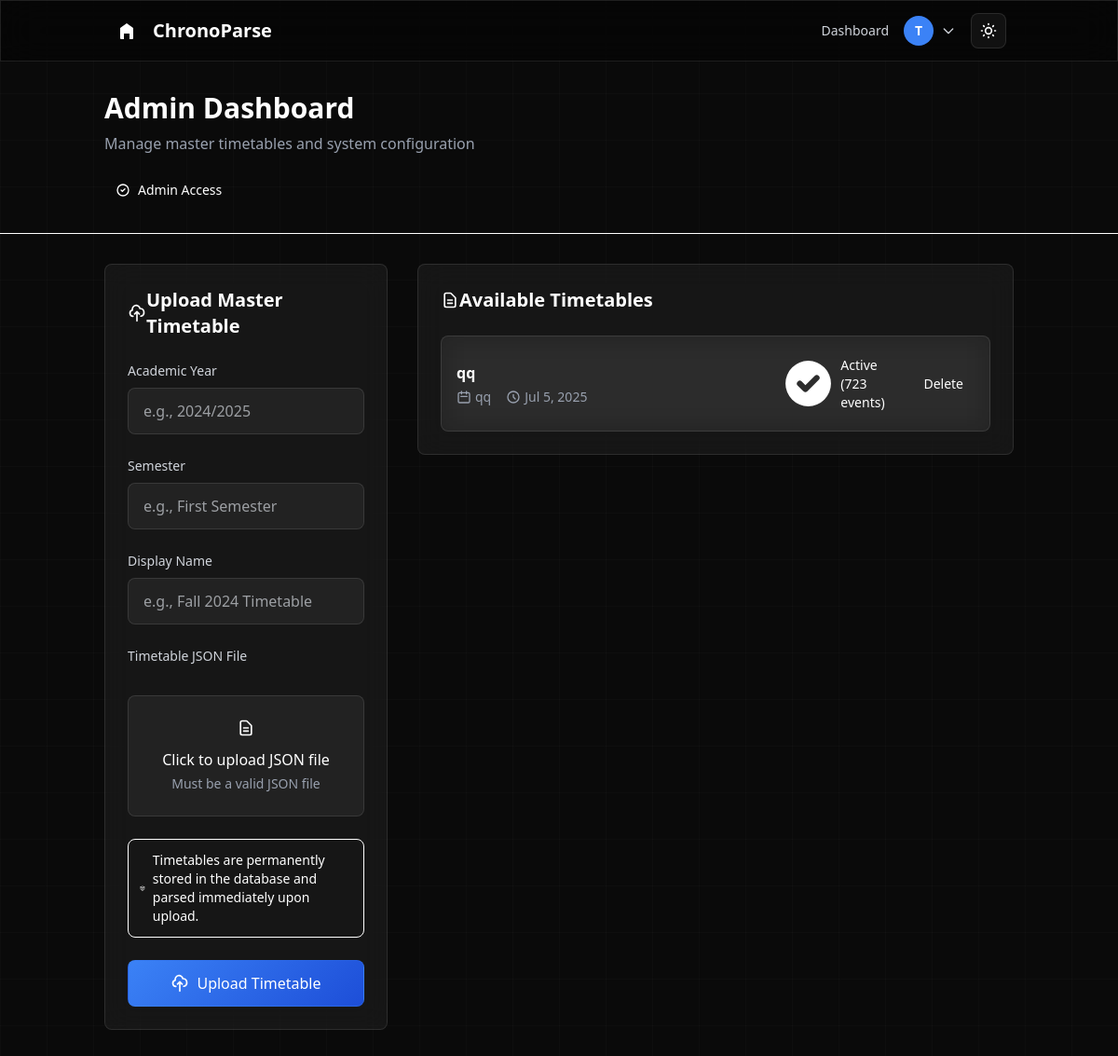
The page /dashboard/admin (signed in) on the database its author committed.
### core/models.py (models this page shows, shortened)
class User(AbstractUser):
    STUDENT = 'student'
    TEACHER = 'teacher'
    STAFF = 'staff'
    OTHER = 'other'
    ROLE_CHOICES = [
        (STUDENT, 'Student'),
        (TEACHER, 'Teacher'),
        (STAFF, 'Staff'),
        (OTHER, 'Other'),
    ]
    role = models.CharField(
        max_length=20,
        choices=ROLE_CHOICES,
        default=STUDENT,
        help_text="User role in the institution"
    )

class TimetableSource(models.Model):
    PROCESSING = 'PROCESSING'
    COMPLETED = 'COMPLETED'
    FAILED = 'FAILED'
    STATUS_CHOICES = [
        (PROCESSING, 'Processing'),
        (COMPLETED, 'Completed'),
        (FAILED, 'Failed'),
    ]
    academic_year = models.CharField(max_length=10)
    semester = models.CharField(max_length=20)
    display_name = models.CharField(max_length=255)
    source_json = models.FileField(upload_to='master_timetables/')
    uploader = models.ForeignKey(User, on_delete=models.CASCADE)
    created_at = models.DateTimeField(auto_now_add=True)
    status = models.CharField(
        max_length=10, choices=STATUS_CHOICES, default=PROCESSING)
    events_parsed = models.BooleanField(default=False)
    total_events = models.IntegerField(default=0)

### core/views.py (the view, shortened to what this page needs)
# urls.py: path('dashboard/admin', AdminDashboardView.as_view(), name='admin_dashboard'),
class AdminDashboardView(LoginRequiredMixin, View):
    def get(self, request):
        form = TimetableSourceForm()
        timetables = TimetableSource.objects.all().order_by('-created_at')
        return render(request, 'core/admin_dashboard.html', {'form': form, 'timetables': timetables})

### core/templates/core/admin_dashboard.html (shortened to what this page needs)
{% extends "theme/base.html" %}
{% block content %}
<div class="min-h-screen">
    <div class="border-b border-white/10 bg-black/20 backdrop-blur-sm">
        <div class="container mx-auto px-6 py-8">
            <div class="flex flex-col lg:flex-row lg:items-center lg:justify-between">
                <div class="mb-6 lg:mb-0">
                    <h1 class="text-3xl font-semibold text-white mb-2">
                        Admin Dashboard
                    </h1>
                    <p class="text-gray-400">
                        Manage master timetables and system configuration
                    </p>
                </div>
                <div class="flex items-center space-x-4">
                    <div class="inline-flex items-center px-3 py-1 rounded-lg bg-green-500/20 text-green-300 text-sm font-medium">
                        <svg class="w-4 h-4 mr-2" fill="none" stroke="currentColor" viewBox="0 0 24 24">
                            <path stroke-linecap="round" stroke-linejoin="round" stroke-width="2" d="M9 12l2 2 4-4m6 2a9 9 0 11-18 0 9 9 0 0118 0z"></path>
                        </svg>
                        Admin Access
                    </div>
                </div>
            </div>
        </div>
    </div>
    <div class="container mx-auto px-6 py-8">
        <div class="grid grid-cols-1 lg:grid-cols-3 gap-8">
            <div class="lg:col-span-1">
                <div class="glass-card p-6 rounded-lg card-hover fade-in">
                    <div class="flex items-center mb-6">
                        <div class="w-10 h-10 bg-blue-500/20 rounded-lg flex items-center justify-center mr-4">
                            <svg class="w-5 h-5 text-blue-400" fill="none" stroke="currentColor" viewBox="0 0 24 24">
                                <path stroke-linecap="round" stroke-linejoin="round" stroke-width="2" d="M7 16a4 4 0 01-.88-7.903A5 5 0 1115.9 6L16 6a5 5 0 011 9.9M15 13l-3-3m0 0l-3 3m3-3v12"></path>
                            </svg>
                        </div>
                        <h2 class="text-xl font-semibold text-white">Upload Master Timetable</h2>
                    </div>
                    <form method="post" enctype="multipart/form-data" class="space-y-6">
                        <div>
                            <label for="{{ form.academic_year.id_for_label }}" class="block text-sm font-medium text-gray-300 mb-2">Academic Year</label>
                            <input type="text" name="{{ form.academic_year.name }}" id="{{ form.academic_year.id_for_label }}" class="input-modern block w-full px-4 py-3 rounded-md" placeholder="e.g., 2024/2025">
                        </div>
                        <div>
                            <label for="{{ form.semester.id_for_label }}" class="block text-sm font-medium text-gray-300 mb-2">Semester</label>
                            <input type="text" name="{{ form.semester.name }}" id="{{ form.semester.id_for_label }}" class="input-modern block w-full px-4 py-3 rounded-md" placeholder="e.g., First Semester">
                        </div>
                        <div>
                            <label for="{{ form.display_name.id_for_label }}" class="block text-sm font-medium text-gray-300 mb-2">Display Name</label>
                            <input type="text" name="{{ form.display_name.name }}" id="{{ form.display_name.id_for_label }}" class="input-modern block w-full px-4 py-3 rounded-md" placeholder="e.g., Fall 2024 Timetable">
                        </div>
                        <div>
                            <label for="{{ form.source_json.id_for_label }}" class="block text-sm font-medium text-gray-300 mb-2">Timetable JSON File</label>
                            <div class="relative">
                                <div class="input-modern border-2 border-dashed border-white/20 rounded-md p-6 text-center hover:border-blue-400 transition-all duration-300">
                                    <div class="w-10 h-10 bg-blue-500/20 rounded-lg flex items-center justify-center mx-auto mb-3">
                                        <svg class="w-5 h-5 text-blue-400" fill="none" stroke="currentColor" viewBox="0 0 24 24">
                                            <path stroke-linecap="round" stroke-linejoin="round" stroke-width="2" d="M9 12h6m-6 4h6m2 5H7a2 2 0 01-2-2V5a2 2 0 012-2h5.586a1 1 0 01.707.293l5.414 5.414a1 1 0 01.293.707V19a2 2 0 01-2 2z"></path>
                                        </svg>
                                    </div>
                                    <p class="text-white font-medium mb-1">Click to upload JSON file</p>
                                    <p class="text-gray-400 text-sm">Must be a valid JSON file</p>
                                </div>
                            </div>
                        </div>
<div class="p-3 bg-blue-500/10 border border-blue-500/20 rounded-lg">
    <div class="flex items-center">
        <svg class="w-4 h-4 text-blue-400 mr-2" fill="none" stroke="currentColor" viewBox="0 0 24 24">
            <path stroke-linecap="round" stroke-linejoin="round" stroke-width="2"
                d="M20 7l-8-4-8 4m16 0l-8 4m8-4v10l-8 4m0-10L4 7m8 4v10M4 7v10l8 4"></path>
        </svg>
        <p class="text-blue-300 text-sm">Timetables are permanently stored in the database and parsed immediately upon
            upload.</p>
    </div>
</div>
                        <button type="submit" class="btn-primary w-full py-3 rounded-md font-medium flex items-center justify-center">
                            <svg class="w-5 h-5 mr-2" fill="none" stroke="currentColor" viewBox="0 0 24 24">
                                <path stroke-linecap="round" stroke-linejoin="round" stroke-width="2" d="M7 16a4 4 0 01-.88-7.903A5 5 0 1115.9 6L16 6a5 5 0 011 9.9M15 13l-3-3m0 0l-3 3m3-3v12"></path>
                            </svg>
                            Upload Timetable
                        </button>
                    </form>
                </div>
            </div>
            <div class="lg:col-span-2">
                <div class="glass-card p-6 rounded-lg card-hover fade-in">
                    <div class="flex items-center mb-6">
                        <div class="w-10 h-10 bg-green-500/20 rounded-lg flex items-center justify-center mr-4">
                            <svg class="w-5 h-5 text-green-400" fill="none" stroke="currentColor" viewBox="0 0 24 24">
                                <path stroke-linecap="round" stroke-linejoin="round" stroke-width="2" d="M9 12h6m-6 4h6m2 5H7a2 2 0 01-2-2V5a2 2 0 012-2h5.586a1 1 0 01.707.293l5.414 5.414a1 1 0 01.293.707V19a2 2 0 01-2 2z"></path>
                            </svg>
                        </div>
                        <h2 class="text-xl font-semibold text-white">Available Timetables</h2>
                    </div>
                    <div class="space-y-4">
                        {% for tt in timetables %}
                        <div class="glass-card p-4 rounded-lg border border-white/10 hover:border-white/20 transition-all duration-300">
                            <div class="flex justify-between items-center">
                                <div class="flex-1">
                                    <h3 class="font-semibold text-white mb-1">{{ tt.display_name }}</h3>
                                    <div class="flex items-center text-gray-400 text-sm space-x-4">
                                        <div class="flex items-center">
                                            <svg class="w-4 h-4 mr-1" fill="none" stroke="currentColor" viewBox="0 0 24 24">
                                                <path stroke-linecap="round" stroke-linejoin="round" stroke-width="2" d="M8 7V3m8 4V3m-9 8h10M5 21h14a2 2 0 002-2V7a2 2 0 00-2-2H5a2 2 0 00-2 2v12a2 2 0 002 2z"></path>
                                            </svg>
                                            {{ tt.academic_year }}
                                        </div>
                                        <div class="flex items-center">
                                            <svg class="w-4 h-4 mr-1" fill="none" stroke="currentColor" viewBox="0 0 24 24">
                                                <path stroke-linecap="round" stroke-linejoin="round" stroke-width="2" d="M12 8v4l3 3m6-3a9 9 0 11-18 0 9 9 0 0118 0z"></path>
                                            </svg>
                                            {{ tt.created_at|date:"M j, Y" }}
                                        </div>
                                    </div>
                                </div>
                                <div class="flex items-center space-x-3">
                                    {% if tt.status == 'COMPLETED' %}
                                    <span class="inline-flex items-center px-3 py-1 rounded-lg bg-green-500/20 text-green-300 text-sm font-medium">
                                        <svg class="w-3 h-3 mr-1" fill="currentColor" viewBox="0 0 20 20">
                                            <path fill-rule="evenodd" d="M10 18a8 8 0 100-16 8 8 0 000 16zm3.707-9.293a1 1 0 00-1.414-1.414L9 10.586 7.707 9.293a1 1 0 00-1.414 1.414l2 2a1 1 0 001.414 0l4-4z" clip-rule="evenodd"></path>
                                        </svg>
                                        Active ({{ tt.total_events }} events)
                                        </span>
                                        {% endif %}
                                        <button onclick="confirmDelete('{{ tt.id }}', '{{ tt.display_name }}')"
                                            class="inline-flex items-center px-3 py-1 rounded-lg bg-red-500/20 text-red-300 text-sm font-medium hover:bg-red-500/30 transition-colors duration-200">
                                            Delete
                                        </button>
                                </div>
                            </div>
                        </div>
                        {% endfor %}
                    </div>
                </div>
            </div>
        </div>
    </div>
</div>
{% endblock %}

### theme/templates/theme/partials/_navbar.html (shortened to what this page needs)
<nav class="glass-dark sticky top-0 z-50 border-b border-white/10" x-data="{ open: false }">
    <div class="container mx-auto px-6 lg:px-8">
        <div class="flex justify-between items-center h-16">
            <div class="flex-shrink-0">
                <a href="{% url 'home' %}" class="text-xl font-semibold text-white hover:text-blue-400 transition-colors duration-300 flex items-center">
                    <div class="w-8 h-8 bg-blue-500 rounded-lg mr-3 flex items-center justify-center">
                        <svg class="w-5 h-5 text-white" fill="currentColor" viewBox="0 0 20 20">
                            <path d="M10 2L3 7v11a1 1 0 001 1h3v-6h6v6h3a1 1 0 001-1V7l-7-5z"/>
                        </svg>
                    </div>
                    ChronoParse
                </a>
            </div>
            <div class="hidden md:flex items-center space-x-4">
                {% if user.is_authenticated %}
                    {% if user.is_staff %}
                        <a href="{% url 'admin_dashboard' %}" class="text-gray-300 hover:text-white text-sm font-medium transition-colors duration-200">Admin Dashboard</a>
                    {% else %}
                        <a href="{% url 'student_dashboard' %}" class="text-gray-300 hover:text-white text-sm font-medium transition-colors duration-200">Dashboard</a>
                    {% endif %}
                    <div class="relative" x-data="{ profileOpen: false }">
                        <button @click="profileOpen = !profileOpen"
                            class="flex items-center space-x-2 text-gray-300 hover:text-white transition-colors duration-200">
                            <div class="w-8 h-8 bg-accent rounded-full flex items-center justify-center">
                                <span class="text-white text-sm font-bold">{{ user.username|first|upper }}</span>
                            </div>
                            <svg class="w-4 h-4" fill="none" stroke="currentColor" viewBox="0 0 24 24">
                                <path stroke-linecap="round" stroke-linejoin="round" stroke-width="2" d="M19 9l-7 7-7-7"></path>
                            </svg>
                        </button>
                    </div>
                    <button @click="toggleTheme()" class="p-2 rounded-lg glass-card hover:bg-white/10 transition-all duration-200" title="Toggle theme">
                    </button>
                {% endif %}
            </div>
        </div>
    </div>
</nav>

### rows shown on the page
User: username|first "T"
TimetableSource: display_name "qq", academic_year "qq", created_at "Jul 5, 2025", total_events "723"
